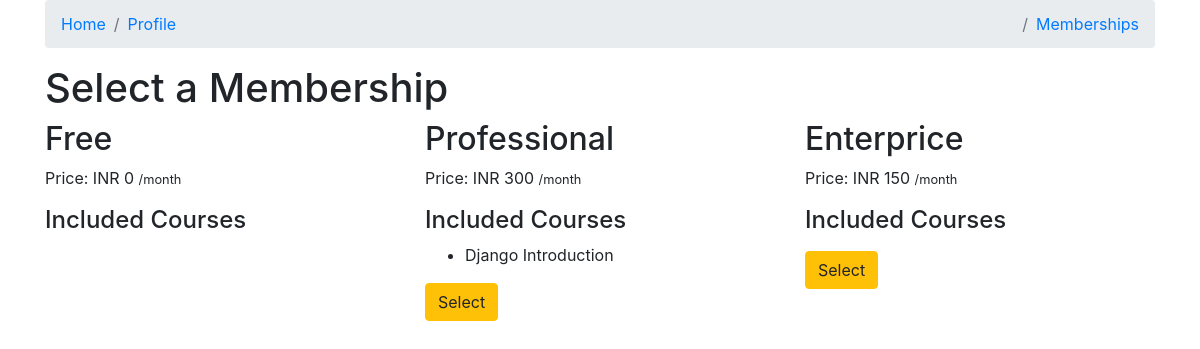
The app's page /memberships/ (signed in), older data.
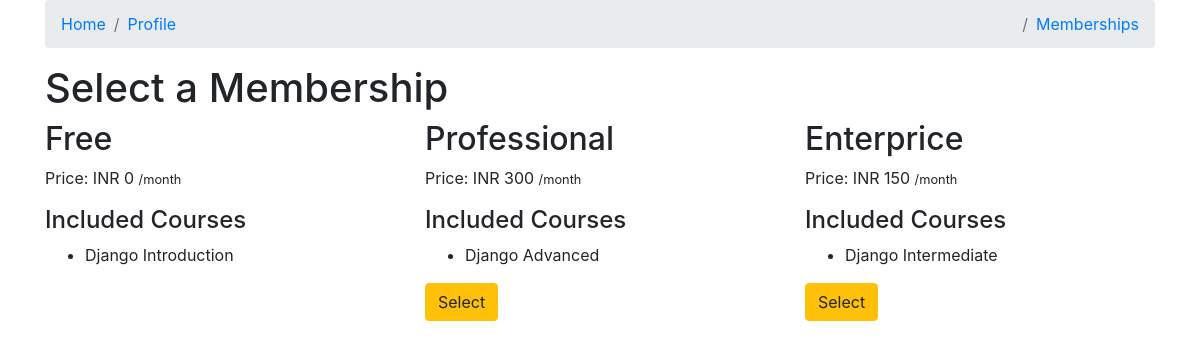
The same page, newer data.
### membership/models.py (models this page shows)
class Membership(models.Model):
    slug = models.SlugField()
    membership_type = models.CharField(
        choices=MEMBERSHIP_CHOICES,
        default='Free',
        max_length=30
    )
    price = models.IntegerField(default=150)
    stripe_plan_id = models.CharField(max_length=40)
    def __str__(self):
        return self.membership_type

### courses/models.py (models this page shows, shortened)
class Course(models.Model):
    slug = models.SlugField()
    title = models.CharField(max_length=120)
    description = models.TextField()
    allowed_memberships = models.ManyToManyField(Membership)

### membership/views.py (the view, shortened to what this page needs)
# urls.py: path('', MembershipSelectView.as_view(), name='select'),
class MembershipSelectView(ListView):
    model = Membership
    def get_context_data(self, *args, **kwargs):
        context = super().get_context_data(**kwargs)
        current_membership = get_user_membership(self.request)
        context['current_membership'] = str(current_membership.membership)
        return context

### membership/views.py (called while the page is built)
def get_user_membership(request):
    user_membership_qs = UserMembership.objects.filter(user=request.user)
    if user_membership_qs.exists():
        return user_membership_qs.first()
    return None

### membership/templates/membership/membership_list.html (shortened to what this page needs)
{% extends 'courses/base.html' %}
{% block content %}
<div class="container">
    <h1>Select a Membership</h1>
    <div class="row">
        {% for object in object_list %}
        <div class="col-sm-4 col-md-4">
            <h2>{{ object.membership_type }}</h2>
            <p>Price: INR {{ object.price }} <small>/month</small></p>
            <h4>Included Courses</h4>
            <ul>
                {% for course in object.course_set.all %}
                    <li>{{ course.title }}</li>
                {% endfor %}
            </ul>
            {% if object.membership_type != 'Free' %}
            <form action="{% url 'select' %}" method="POST">
                {% if object.membership_type != current_membership %}
                    <button class="btn btn-warning">Select</button>
                {% else %}
                    <small>This is your Current Membership</small>
                {% endif %}
            </form>
            {% endif %}
        </div>
        {% endfor %}
    </div>
</div>
{% endblock %}

### courses/templates/courses/base.html (shortened to what this page needs)
<!DOCTYPE html>
<html lang="en">
<head>
    <link rel="stylesheet" href="https://stackpath.bootstrapcdn.com/bootstrap/4.5.2/css/bootstrap.min.css">
</head>
<body>
    <div class="container">
        <ul class="breadcrumb">
            <li class="breadcrumb-item"><a href="/">Home</a></li>
            <li class="breadcrumb-item"><a href="/profile/">Profile</a></li>
            {% if not request.user.is_authenticated %}
                <li class="breadcrumb-item ml-auto"><a href="/register/">Register</a></li>
                <li class="breadcrumb-item ml-auto"><a href="/login/">Login</a></li>
            {% else %}
                <li class="breadcrumb-item ml-auto"><a href="/memberships/">Memberships</a></li>
            {% endif %}
        </ul>
    </div>
    {% block content %}
    {% endblock %}
</body>
</html>

Row changes from the older to the newer data that the page shows:
changed Membership "Free": gains Course (title "Django Introduction")
changed Membership "Professional": loses Course (title "Django Introduction")
added Course: title "Django Advanced", shown under Membership "Professional"
added Course: title "Django Intermediate", shown under Membership "Enterprice"
